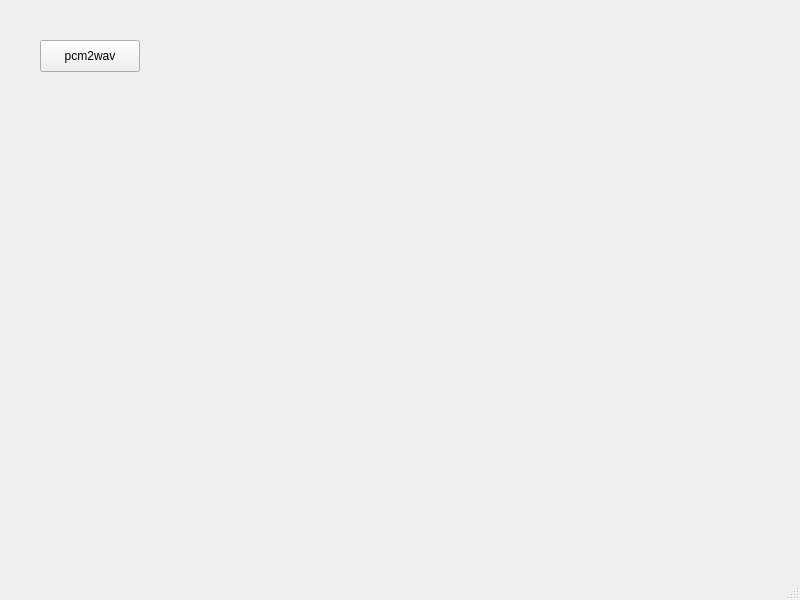
<?xml version="1.0" encoding="UTF-8"?>
<ui version="4.0">
 <class>MainWindow</class>
 <widget class="QMainWindow" name="MainWindow">
  <property name="geometry">
   <rect>
    <x>0</x>
    <y>0</y>
    <width>800</width>
    <height>600</height>
   </rect>
  </property>
  <property name="windowTitle">
   <string>MainWindow</string>
  </property>
  <widget class="QWidget" name="centralwidget">
   <widget class="QPushButton" name="transformButton">
    <property name="geometry">
     <rect>
      <x>40</x>
      <y>40</y>
      <width>100</width>
      <height>32</height>
     </rect>
    </property>
    <property name="text">
     <string>pcm2wav</string>
    </property>
   </widget>
  </widget>
  <widget class="QMenuBar" name="menubar">
   <property name="geometry">
    <rect>
     <x>0</x>
     <y>0</y>
     <width>800</width>
     <height>24</height>
    </rect>
   </property>
  </widget>
  <widget class="QStatusBar" name="statusbar"/>
 </widget>
 <resources/>
 <connections/>
</ui>
